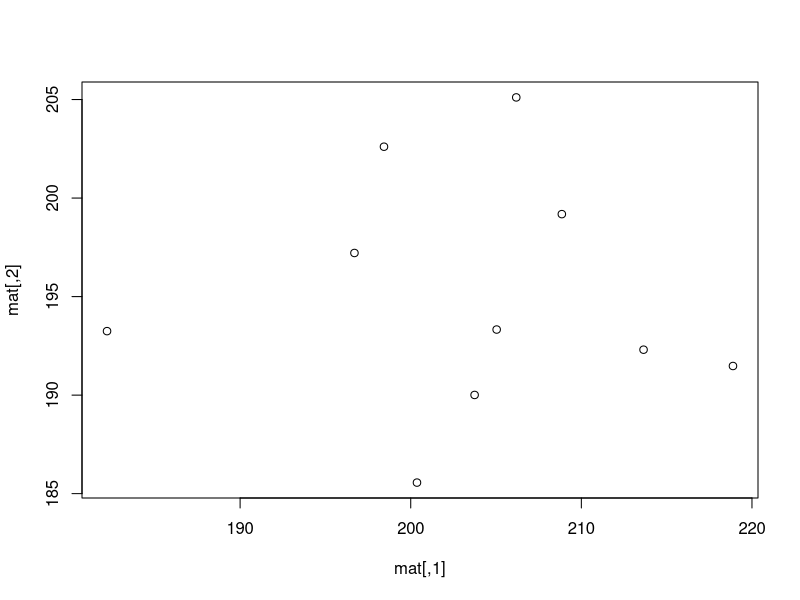
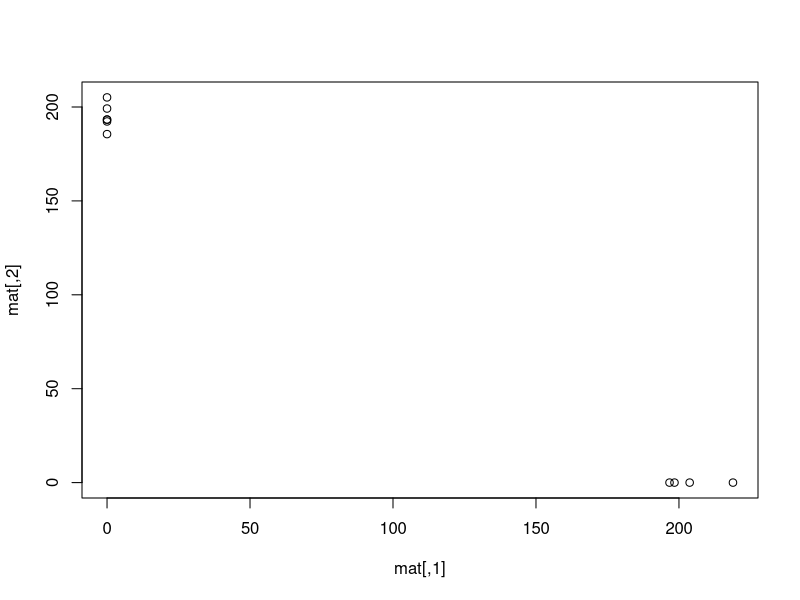
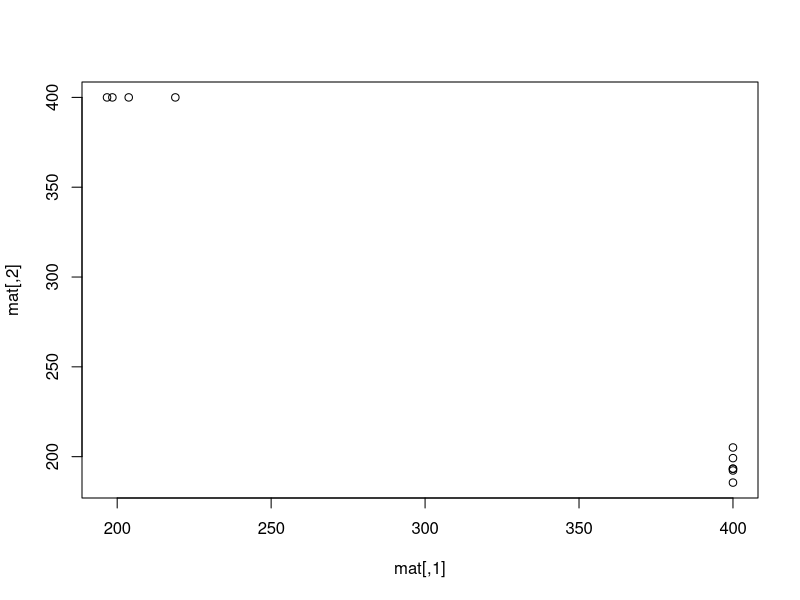
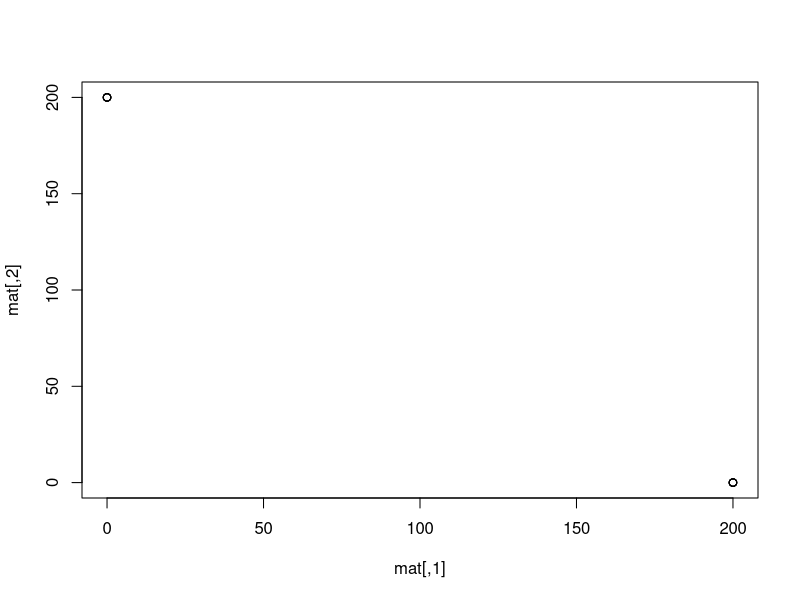
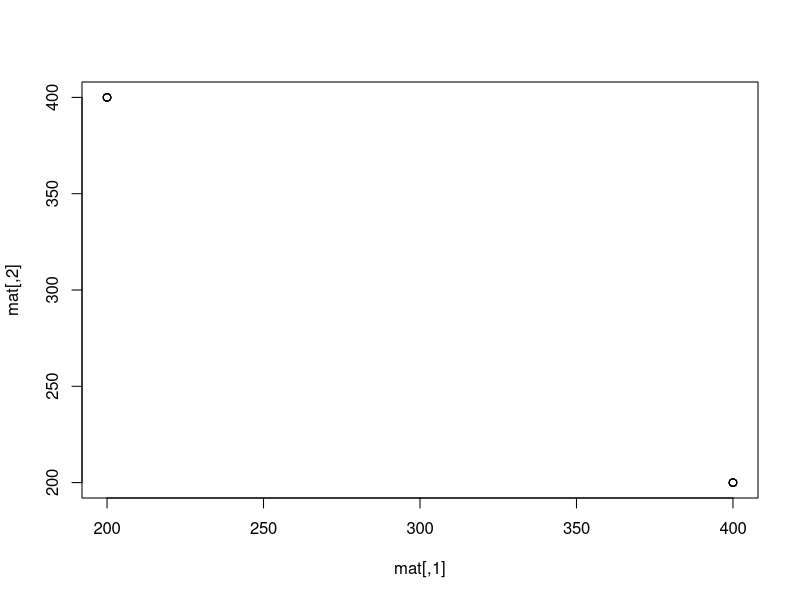
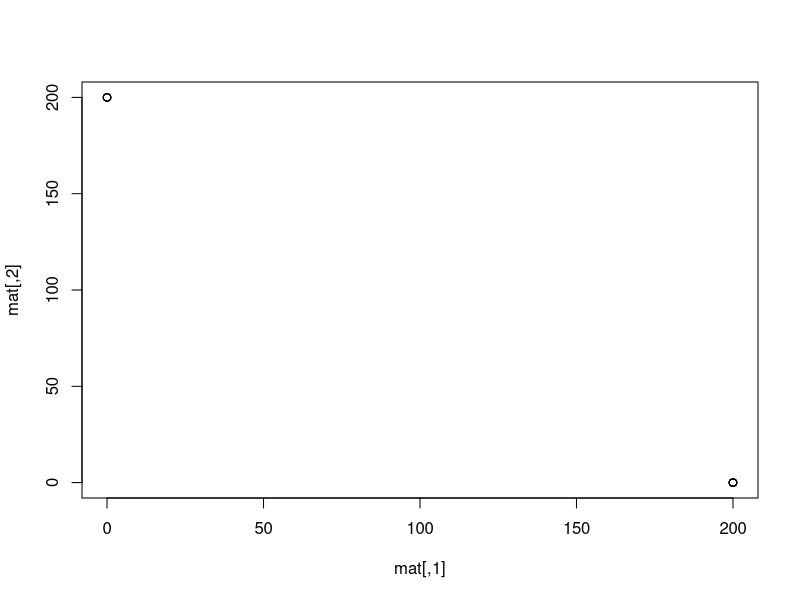

These charts were generated, in order, by the following R code:
## ---- chunk 1
knitr::opts_chunk$set(echo = TRUE)
## ---- chunk 2
set.seed(55)
n = 10
columnas = replicate(n=4, rnorm(n, 200, 50))
mat = columnas

svd_obj = svd(mat)
svd_obj$d / sum(svd_obj$d)

## ---- chunk 3
set.seed(55)
columnas = replicate(n=4, rnorm(n, 200, 1))
mat = columnas

svd_obj = svd(mat)
cat("CV = ", 200/1,"\n")
cat(svd_obj$d / sum(svd_obj$d))

## ---- chunk 4
set.seed(55)
columnas = replicate(n=4, rnorm(n, 10000, 50))
mat = columnas

svd_obj = svd(mat)
cat("CV = ", 10000/50, "\n")
cat(svd_obj$d / sum(svd_obj$d))

## ---- chunk 5
set.seed(55)
columnas = replicate(n=4, rnorm(n, 200, 1)) * 1000
mat = columnas

svd_obj = svd(mat)
svd_obj$d / sum(svd_obj$d)

## ---- chunk 6
set.seed(55)
columnas = replicate(n=4, rnorm(n, 200, 50))
mat = columnas

svd_obj = svd(mat)
cat("CV = ", 200/50, "\n")
cat(svd_obj$d / sum(svd_obj$d))

## ---- chunk 7
set.seed(55)
columnas = replicate(n=4, rnorm(n, 200, 50))
mat = columnas

svd_obj = svd(mat)
cat(svd_obj$d / sum(svd_obj$d))
svd_obj$v

## ---- chunk 8
set.seed(55)
columnas = replicate(n=4, rnorm(n, 200, 50))
columnas[,3:4] = columnas[,3:4] / 200
mat = columnas
# # equivalente a:
# high = replicate(n=2, rnorm(n, 200, 50))
# low = replicate(n=2, rnorm(n, 1, 0.25))
# mat = cbind(high, low)

svd_obj = svd(mat)
cat(svd_obj$d / sum(svd_obj$d))
svd_obj$v
apply(mat, 2, function(x) sd(x)/mean(x))

## ---- chunk 9
set.seed(55)
high = replicate(n=2, rnorm(n, 200, 100))
low = replicate(n=2, rnorm(n, 1, 0.25))
mat = cbind(high, low)

svd_obj = svd(mat)
cat(svd_obj$d / sum(svd_obj$d))

## ---- chunk 10
set.seed(55)
high = replicate(n=2, rnorm(n, 200, 50))
low = replicate(n=2, rnorm(n, 1, 0.5))
mat = cbind(high, low)

svd_obj = svd(mat)
cat(svd_obj$d / sum(svd_obj$d))

## ---- chunk 11
set.seed(55)
high = replicate(n=2, rnorm(n, 200, 10))
low = replicate(n=2, rnorm(n, 1, 0.25))
mat = cbind(high, low)

cor(mat)

svd_obj = svd(mat)
svd_obj$d / sum(svd_obj$d)
svd_obj$v

## ---- chunk 12
set.seed(55)
n = 10
high = replicate(n=2, rnorm(n, 200, 10))
low = replicate(n=2, rnorm(n, 1, 0.25))
high[,2] = high[,1] * -2 + runif(n)
mat = cbind(high, low)

cor(mat)

svd_obj = svd(mat)
svd_obj$d / sum(svd_obj$d)
svd_obj$v

## ---- chunk 13
set.seed(555)
n = 10
high = replicate(n=2, rnorm(n, 200, 10))
mat = cbind(high)
# low = replicate(n=2, rnorm(n, 1, 0.25))
# mat = cbind(high, low)

plot(mat)
cor(mat)

svd_obj = svd(mat)
svd_obj$d / sum(svd_obj$d)

## ---- chunk 14
set.seed(555)
n = 10
high = replicate(n=2, rnorm(n, 200, 10))
flag = rbinom(n, 1, 0.5)
high[flag == 0, 1] = 0
high[flag == 1, 2] = 0 
mat = cbind(high)
# low = replicate(n=2, rnorm(n, 1, 0.25))
# mat = cbind(high, low)
plot(mat)
cor(mat)

svd_obj = svd(mat)
svd_obj$d / sum(svd_obj$d)

## ---- chunk 15
set.seed(555)
n = 10
high = replicate(n=2, rnorm(n, 200, 10))
flag = rbinom(n, 1, 0.5)
high[flag == 0, 1] = 400
high[flag == 1, 2] = 400
mat = cbind(high)
# low = replicate(n=2, rnorm(n, 1, 0.25))
# mat = cbind(high, low)

plot(mat)
cor(mat)

svd_obj = svd(mat)
svd_obj$d / sum(svd_obj$d)

## ---- chunk 16
mat = matrix( 200, ncol=2, nrow=10)
mat[1:5, 1] = 0
mat[6:10, 2] = 0

plot(mat)
cor(mat)

svd_obj = svd(mat)
svd_obj$d / sum(svd_obj$d)
svd_obj$v

# svd_obj$d[1] * svd_obj$u[,1] %*% t(svd_obj$v[,1]) # aprox rango 1

## ---- chunk 17
mat = matrix( 200, ncol=2, nrow=10)
mat[1:5, 1] = 400
mat[6:10, 2] = 400

plot(mat)
cor(mat)

svd_obj = svd(mat)
svd_obj$d / sum(svd_obj$d)
svd_obj$v

## ---- chunk 18
mat = matrix( 200, ncol=2, nrow=10)
mat[1:5, 1] = -200
mat[6:10, 2] = -200

cor(mat)

svd_obj = svd(mat)
svd_obj$d / sum(svd_obj$d)
svd_obj$u
svd_obj$v

## ---- chunk 19
mat = matrix( 200, ncol=2, nrow=10)
mat[1:5, 1] = 20000
mat[6:10, 2] = 20000

cor(mat)

svd_obj = svd(mat)
svd_obj$d / sum(svd_obj$d)

svd_obj$d[1] * svd_obj$u[,1] %*% t(svd_obj$v[,1]) # aprox rango 1

## ---- chunk 20
set.seed(555)
n = 10
high = replicate(n=2, rep(200,10))
flag = rbinom(n, 1, 0.5)
high[flag == 0, 1] = 0
high[flag == 1, 2] = 0 
mat = cbind(high)
# low = replicate(n=2, rnorm(n, 1, 0.25))
# mat = cbind(high, low)
plot(mat)
cor(mat)
svd_obj = svd(mat)
svd_obj$d / sum(svd_obj$d)

r1 = svd_obj$d[1]  * svd_obj$u[,1] %*% t(svd_obj$v[,1])
norm(r1, "F")
## ---- chunk 21
mat = matrix(c(200,0,0,200), nrow =2, ncol = 2)
# plot(mat)
# cor(mat)
svd_obj = svd(mat)
svd_obj$d / sum(svd_obj$d)

r1 = svd_obj$d[1]  * svd_obj$u[,1] %*% t(svd_obj$v[,1])
norm(r1, "F")

r2 = svd_obj$d[2]  * svd_obj$u[,2] %*% t(svd_obj$v[,2])
norm(r2, "F")
## ---- chunk 22
mat = matrix(c(400,200,200,400), nrow =2, ncol = 2)
# plot(mat)
# cor(mat)
svd_obj = svd(mat)
svd_obj$d / sum(svd_obj$d)

r1 = svd_obj$d[1]  * svd_obj$u[,1] %*% t(svd_obj$v[,1])
norm(r1, "F")


r2 = svd_obj$d[2]  * svd_obj$u[,2] %*% t(svd_obj$v[,2])
norm(r2, "F")
## ---- chunk 23
mat = matrix(c(1000,800,800,1000), nrow =2, ncol = 2)
# plot(mat)
# cor(mat)
svd_obj = svd(mat)
svd_obj$d / sum(svd_obj$d)

r1 = svd_obj$d[1]  * svd_obj$u[,1] %*% t(svd_obj$v[,1])
norm(r1, "F")


r2 = svd_obj$d[2]  * svd_obj$u[,2] %*% t(svd_obj$v[,2])
norm(r2, "F")
## ---- chunk 24
mat = matrix(c(100,100,100,100), nrow =2, ncol = 2)
norm(mat, "F")
